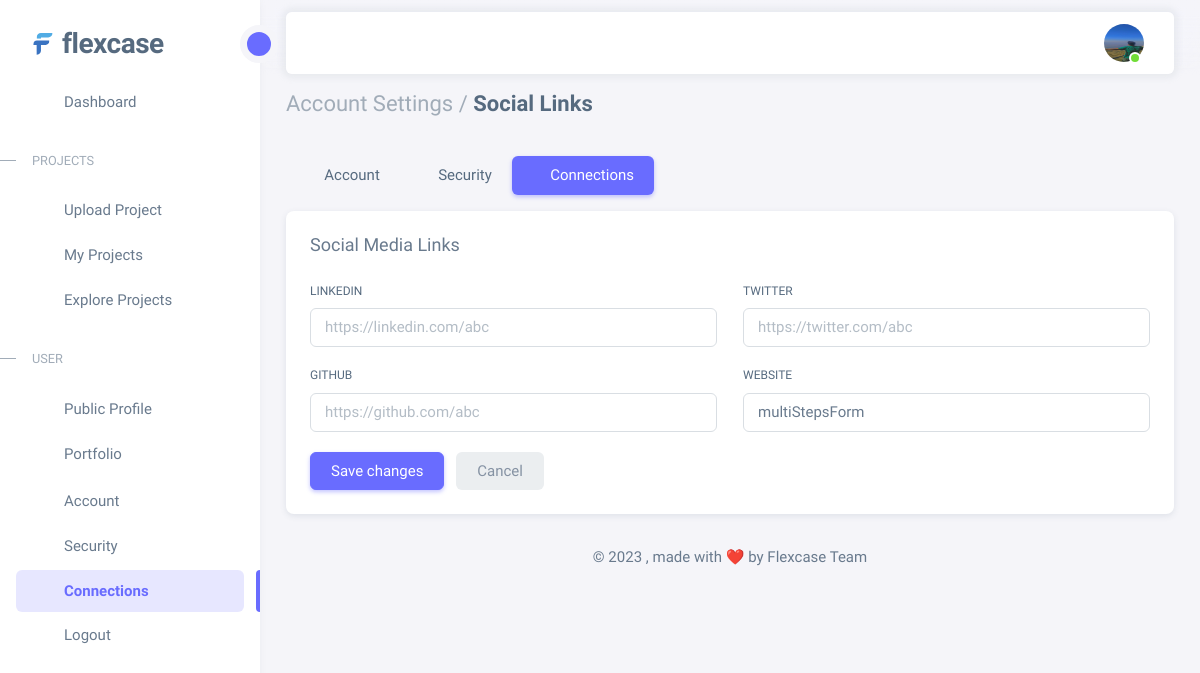
Page /user/connections/settings (signed in) on the committed database.
### myApp/models.py (models this page shows, shortened)
class Profile(models.Model):
    user=models.ForeignKey(User,on_delete=models.CASCADE)
    profileimg=models.ImageField(upload_to='profile_images',default="profile_images/default-user.png")
    firstsetting=models.BooleanField(default=False)
    profession=models.CharField(max_length=100,blank=True)
    id=models.AutoField(primary_key=True)
    bio=models.TextField(max_length=500,blank=True)
    linkedin=models.URLField(max_length=200,blank=True)
    github=models.URLField(max_length=200,blank=True)
    website=models.URLField(max_length=200,blank=True)
    twitter=models.URLField(max_length=200,blank=True)
    acadmicyear=models.CharField(max_length=200, blank=False,null=True)
    branch=models.CharField(max_length=30,blank=True)
    location=models.CharField(max_length=100,blank=True)
    mobilenumber=models.CharField(max_length=10,blank=True)
    view_count=models.IntegerField(default=0)
    updated_at=models.DateTimeField(auto_now=True)

### myApp/views.py (the view, shortened to what this page needs)
# urls.py: path("user/<str:source>/settings", views.settings_page, name="settings"),
@csrf_exempt
@login_required(login_url="login")
def settings_page(request,source=None):
    profile_model = Profile.objects.get(user=request.user)
    user_model=User.objects.get(username=request.user.username)
    if source is None  :
        return render(request, "usersetting.html", {"profile_model": profile_model})
    if source == "connections":
        return render(request, "userconnection.html",{'profile_model':profile_model,'user_model':user_model})
    return render(request, "settings.html",{'profile_model':profile_model,'user_model':user_model})

### templates/userconnection.html (shortened to what this page needs)
{% load static %}
<!DOCTYPE html>
<html lang="en" class="light-style layout-navbar-fixed layout-menu-fixed" dir="ltr" data-theme="theme-default"
    data-assets-path="../static/assets/">
<head>
<link rel="stylesheet" href="{% static 'assets/vendor/fonts/boxicons.css' %}" />
<link rel="stylesheet" href="{% static 'assets/vendor/fonts/fontawesome.css' %}" />
<link rel="stylesheet" href="{% static 'assets/vendor/fonts/flag-icons.css' %}" />
<link rel="stylesheet" href="{% static 'assets/vendor/css/rtl/core.css' %}" class="template-customizer-core-css" />
<link rel="stylesheet" href="{% static 'assets/vendor/css/rtl/theme-default.css' %}" class="template-customizer-theme-css" />
<link rel="stylesheet" href="{% static 'assets/css/demo.css' %}" />
<link rel="stylesheet" href="{% static 'assets/vendor/libs/perfect-scrollbar/perfect-scrollbar.css' %}" />
<link rel="stylesheet" href="{% static 'assets/vendor/libs/typeahead-js/typeahead.css' %}" />
</head>
<body>
    <div class="layout-wrapper layout-content-navbar">
        <div class="layout-container">
            <aside id="layout-menu" class="layout-menu menu-vertical menu bg-menu-theme">
                <div class="app-brand demo">
                    <a href="{% url 'home_page' %}" class="app-brand-link">
                        <span class="app-brand-logo demo">
                        </span>
                        <span class="app-brand-text demo menu-text fw-bolder ms-2">FlexCase</span>
                    </a>
                    <a href="javascript:void(0);" class="layout-menu-toggle menu-link text-large ms-auto">
                        <i class="bx bx-chevron-left bx-sm align-middle"></i>
                    </a>
                </div>
                <ul class="menu-inner py-1">
                    <li class="menu-item">
                        <a href="{% url  'dashboard'%}" class="menu-link">
                            <i class="menu-icon tf-icons bx bx-home-circle"></i>
                            <div data-i18n="Dashboard">Dashboard</div>
                        </a>
                    </li>
                    <li class="menu-header small text-uppercase">
                        <span class="menu-header-text">Projects</span>
                    </li>
                    <li class="menu-item">
                        <a href="{% url 'upload' %}" class="menu-link">
                            <i class="menu-icon tf-icons bx bx-cloud-upload"></i>
                            <div>Upload Project</div>
                        </a>
                    </li>
                    <li class="menu-item">
                        <a href="myprojects.html" class="menu-link">
                            <i class="menu-icon tf-icons bx bx-code"></i>
                            <div>My Projects</div>
                        </a>
                    </li>
                    <li class="menu-item">
                        <a href="{% url 'my_projects' %}" class="menu-link">
                            <i class="menu-icon tf-icons bx bx-globe"></i>
                            <div>Explore Projects</div>
                        </a>
                    </li>
                    <li class="menu-header small text-uppercase">
                        <span class="menu-header-text">User</span>
                    </li>
                    <li class="menu-item">
                        <a href="userprofile.html" class="menu-link">
                            <i class="menu-icon tf-icons bx bx-user"></i>
                            <div data-i18n="Profile">Public Profile</div>
                        </a>
                    </li>
                    <li class="menu-item">
                        <a href="publicprofile.html" class="menu-link">
                            <i class="menu-icon tf-icons bx bx-id-card"></i>
                            <div data-i18n="Portfolio">Portfolio</div>
                        </a>
                    <li class="menu-item">
                    <li class="menu-item">
                        <a href="{% url  'settings' source="account"%}" class="menu-link">
                            <i class="menu-icon tf-icons bx bx-spreadsheet"></i>
                            <div data-i18n="Account">Account</div>
                        </a>
                    </li>
                    <li class="menu-item">
                        <a href="{% url  'settings' source="security"%}" class="menu-link">
                            <i class="menu-icon tf-icons bx bx-lock-open-alt"></i>
                            <div data-i18n="Security">Security</div>
                        </a>
                    </li>
                    <li class="menu-item active">
                        <a href="{% url  'settings' source="connections"%}" class="menu-link">
                            <i class="menu-icon tf-icons bx bx-link-alt"></i>
                            <div data-i18n="Connections">Connections</div>
                        </a>
                    </li>
                    <li class="menu-item">
                        <a href="{% url 'logout' %}" class="menu-link">
                            <i class="menu-icon tf-icons bx bx-log-out"></i>
                            <div data-i18n="logout">Logout</div>
                        </a>
                    </li>
                </ul>
            </aside>
            <div class="layout-page">
                <nav class="layout-navbar container-xxl navbar navbar-expand-xl navbar-detached align-items-center bg-navbar-theme"
                    id="layout-navbar">
                    <div class="navbar-nav-right d-flex align-items-center" id="navbar-collapse">
                        <ul class="navbar-nav flex-row align-items-center ms-auto">
                            <li class="nav-item navbar-dropdown dropdown-user dropdown">
                                <a class="nav-link dropdown-toggle hide-arrow" href="javascript:void(0);"
                                    data-bs-toggle="dropdown">
                                    <div class="avatar avatar-online">
                                        <img src="{{profile_model.profileimg.url}}" alt
                                            class="w-px-40 rounded-circle" />
                                    </div>
                                </a>
                            </li>
                        </ul>
                    </div>
                </nav>
                <div class="content-wrapper">
                    <div class="container-xxl flex-grow-1">
                        <h4 class="fw-bold py-3 mb-4">
                            <span class="text-muted fw-light">Account Settings /</span> Social Links
                        </h4>
                        <div class="row">
                            <div class="col-md-12">
                                <ul class="nav nav-pills flex-column flex-md-row mb-3">
                                    <li class="nav-item"><a class="nav-link" href="{% url  'settings' source="account"%}"><i
                                                class="bx bx-user me-1"></i> Account</a></li>
                                    <li class="nav-item"><a class="nav-link" href="{% url  'settings' source="security"%}"><i
                                                class="bx bx-lock-alt me-1"></i> Security</a></li>
                                    <li class="nav-item"><a class="nav-link active" href="javascript:void(0);"><i
                                                class="bx bx-link-alt me-1"></i> Connections</a></li>
                                </ul>
                                <div class="card mb-4">
                                    <h5 class="card-header">Social Media Links</h5>
                                    <div class="card-body">
                                        <form id="formAccountSettings" method="POST" >
                                            <div class="row">
                                                <div class="mb-3 col-md-6 form-password-toggle">
                                                    <label class="form-label" for="linkedin">LinkedIn</label>
                                                    <input type="text" id="linkedin" class="form-control" name="linkedin" value="{{profile_model.linkedin}}"
                                                        placeholder="https://linkedin.com/abc" />
                                                </div>
                                                <div class="mb-3 col-md-6 form-password-toggle">
                                                    <label class="form-label" for="twitter">Twitter</label>
                                                    <input type="text" id="twitter" class="form-control" name="twitter" value="{{profile_model.twitter}}"
                                                        placeholder="https://twitter.com/abc" />
                                                </div>
                                            </div>
                                            <div class="row">
                                                <div class="mb-3 col-md-6 form-password-toggle">
                                                    <label class="form-label" for="github">GitHub</label>
                                                    <input type="text" id="github" class="form-control" name="github" value="{{profile_model.github}}"
                                                        placeholder="https://github.com/abc" />
                                                </div>
                                                <div class="mb-3 col-md-6 form-password-toggle">
                                                    <label class="form-label" for="website">Website</label>
                                                    <input type="text" id="website" class="form-control" name="website" value="{{profile_model.website}}"
                                                        placeholder="https://yourname.com" />
                                                </div>
                                                <div class="col-12 mt-1">
                                                    <button type="submit" class="btn btn-primary me-2">Save
                                                        changes</button>
                                                    <button type="reset" class="btn btn-label-secondary">Cancel</button>
                                                </div>
                                            </div>
                                        </form>
                                    </div>
                                </div>
                            </div>
                            <footer class="content-footer footer bg-footer-theme">
                                <div
                                    class="container-xxl d-flex flex-wrap justify-content-center py-2 flex-md-row flex-column">
                                    <div class="mb-2 mb-md-0">
                                        ©
                                        , made with ❤️ by Flexcase Team
                                    </div>
                                </div>
                            </footer>
                        </div>
                    </div>
                </div>
            </div>
</body>
</html>

### static/assets/css/demo.css (style rules this page uses)
.menu .app-brand.demo { height: 64px; margin-top: 12px; }
.app-brand-logo.demo svg { width: 22px; height: 38px; }
.app-brand-text.demo { font-size: 1.75rem; letter-spacing: -0.5px; text-transform: lowercase; }
.layout-navbar-fixed .layout-wrapper:not(.layout-horizontal):not(.layout-without-menu) .layout-page { padding-top: 76px !important; }
.layout-navbar-fixed .layout-wrapper:not(.layout-without-menu) .layout-page { padding-top: 64px !important; }

### rows in the picture
Profile: profileimg (picture), website "multiStepsForm"
